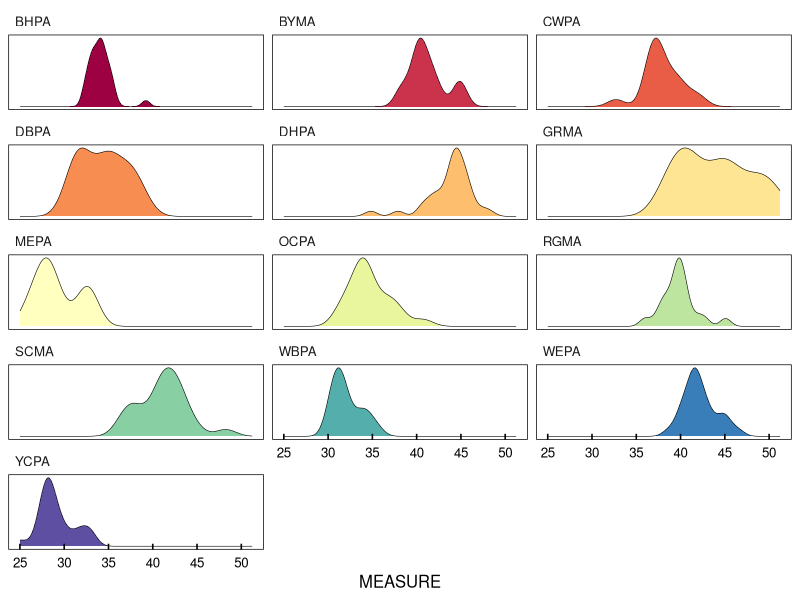
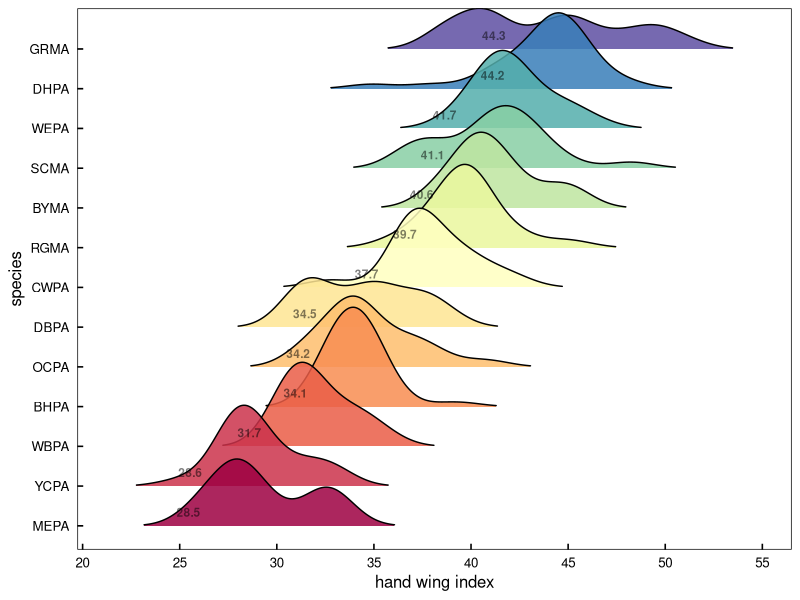
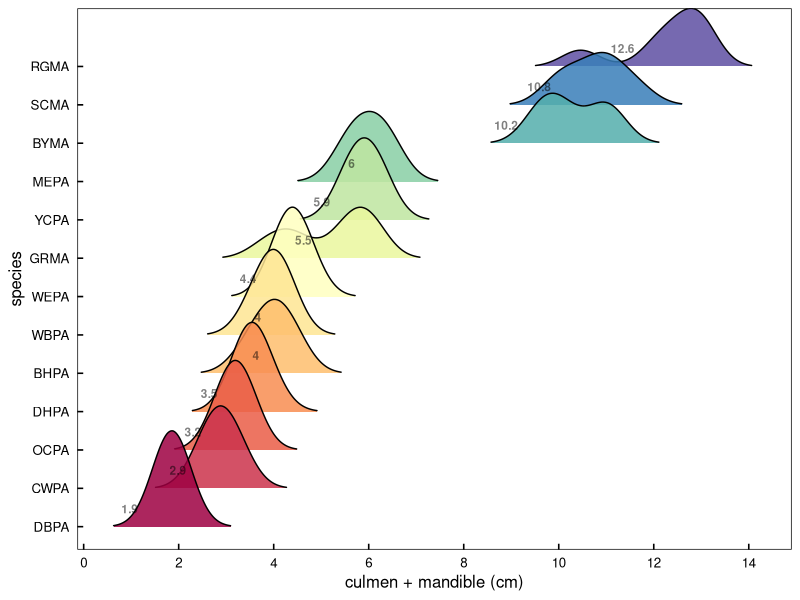
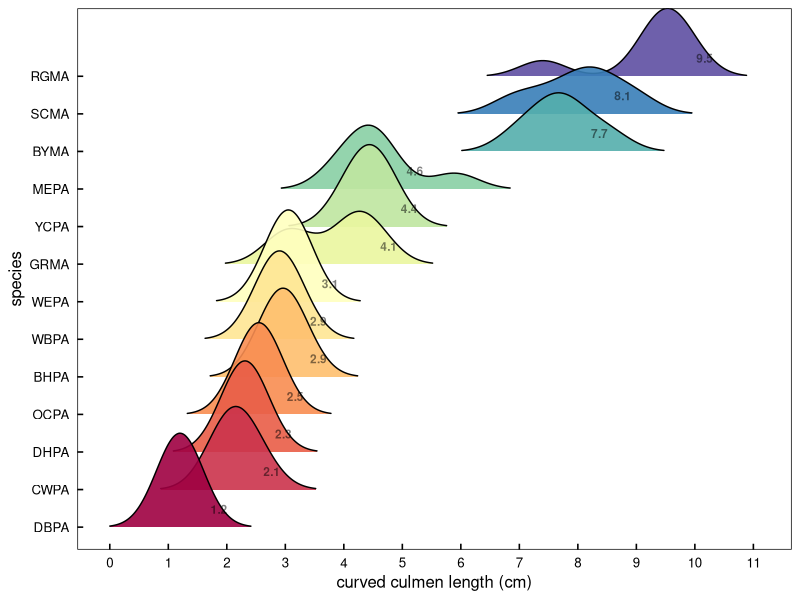
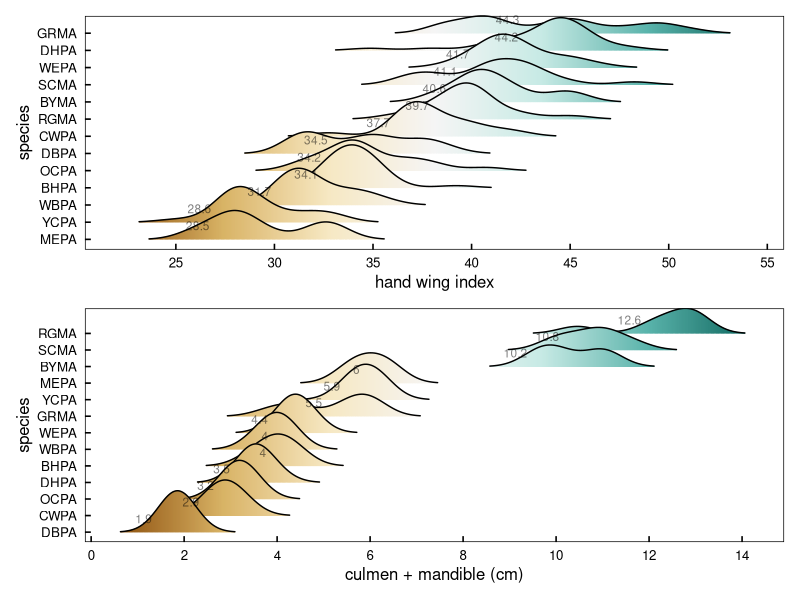
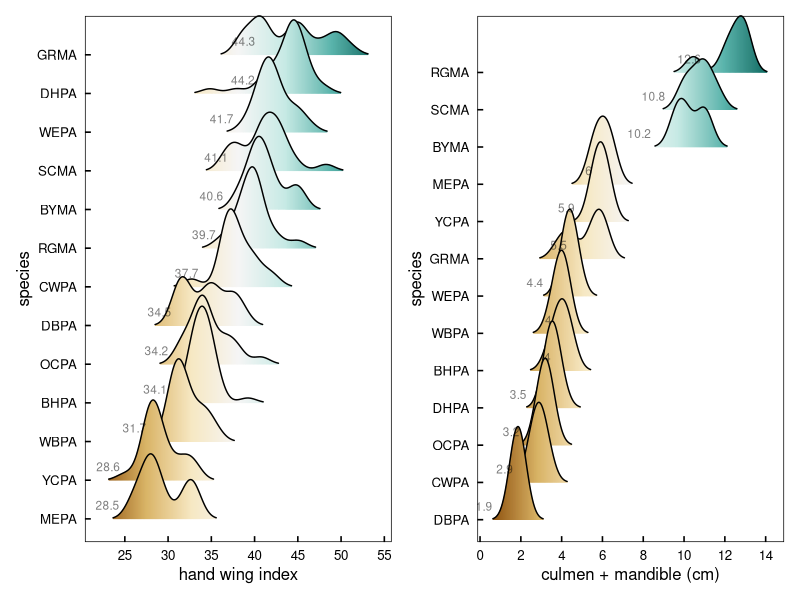

Source code (R) for these figures, in order:
#### this script is exploring the morphometric data 
#### from parrots, macaws, and parakeets measured in museums
#### interested in factors contributing to social roles and hierarchies


library(ggplot2)      # plotting and viz
library(plyr)         # legacy df manipulation
library(dplyr)        # variable grouping and manipulation
library(reshape)      # legacy df manipulation
library(data.table)   # legacy functions on df 
library(tidyr)        # gathering and spreading
library(zoo)          # roll mean
library(ggthemes)     # helpful ggplot themes
library(forcats)
library(scales)
library(RColorBrewer) # pretty colors
library(ggridges)
library(colorspace)
library(patchwork)


# my custom ggplot theme
# I loathe the default thick grey lines
themeKV <- theme_few()+
  theme(strip.background = element_blank(),
        axis.line = element_blank(),
        axis.text.x = element_text(colour = "black", margin = margin(0.2, unit = "cm")),
        axis.text.y = element_text(colour = "black", margin = margin(c(1, 0.2), unit = "cm")),
        axis.ticks.x = element_line(colour = "black"), axis.ticks.y = element_line(colour = "black"),
        axis.ticks.length=unit(-0.15, "cm"),element_line(colour = "black", linewidth=.25),
        panel.border = element_rect(colour = "black", fill=NA, linewidth=.5),
        legend.title=element_blank(),
        strip.text=element_text(hjust=0))


#### read in morphometric data
# setwd("/Users/kylevanhoutan/colpa_flock/")
morphs <- read.csv('data/museo_morphs.csv')

#### subset full data set for just wing data 
# focusing here on dispersal ability, so pulling "wing_Hwi" 
# wing_Hwi = hand wing index from Claramunt & Wright 2017, https://doi.org/10.1201/9781315120454
morph_HWi <- subset(morphs, MORPH == "wing_Hwi")
morph_HWi <- morph_HWi[!(morph_HWi$CODE == ""), ]  # remove blank entries in species CODE, for congeners that haven't been rescaled and assigned a CODE

# make a density plot, facet by species CODE
colourCount = length(unique(morph_HWi$CODE)) # but first expand the 11 brewer palette categories
getPalette = colorRampPalette(brewer.pal(11, "Spectral")) # interpolate colors to fit the 13 parrot species

# then make the plot and call in the expanded Brewer pal
ggplot(morph_HWi, aes(x = MEASURE, fill = CODE)) + 
  themeKV + theme(legend.position = "none") +
  scale_fill_manual(values = getPalette(colourCount)) +
  #  scale_fill_brewer(palette = "Spectral") +
  theme(axis.text.y = element_blank(),
        axis.title.y = element_blank(),
        axis.ticks.y = element_blank()) +
    geom_density(size = 0.2) +
  facet_wrap(~CODE, ncol=3, scales = "free_y") +
  scale_x_continuous(breaks = seq(20, 50, by = 5))

# same data, but using ridgeline plot w/o faceting
# again use above expanded Brewer palette
ggplot(morph_HWi, aes(x = MEASURE, y = fct_reorder(CODE,MEASURE), fill = fct_reorder(CODE,MEASURE))) + 
# both y and fill are reordered by CODE's median value of MEASURE 
  themeKV + theme(legend.position = "none") +
  scale_fill_manual(values = getPalette(colourCount)) +
  geom_density_ridges(scale = 2.5, alpha = 0.85, size = 0.2, rel_min_height = 0.01, bandwidth = 1.2) +
  stat_summary(geom = "text", fontface = "bold", alpha = 0.5, size = 3, vjust = -1, hjust = 3,
               fun = "median", aes(label = round(after_stat(x), 1))) +
  scale_x_continuous(breaks = seq(20, 60, by = 5)) + 
  xlab("hand wing index") + ylab("species")


# same data, but ridgeline plot continuous x axis fill 
p1 <- ggplot(morph_HWi, aes(x = MEASURE, y = fct_reorder(CODE,MEASURE), fill = after_stat(x))) + 
  # just y is reordered by CODE's median value of MEASURE of HWi 
  themeKV + theme(legend.position = "none") +
  scale_fill_distiller(#type = "div",
                       palette = "BrBG",
                       direction = 1) +
  geom_density_ridges_gradient(scale = 2.5, alpha = 0.85, size = 0.25, rel_min_height = 0.01, bandwidth = 1) +
  stat_summary(geom = "text", alpha = 0.5, size = 3, vjust = -1, hjust = 2.5,
               fun = "median", aes(label = round(after_stat(x), 1))) +
  scale_x_continuous(breaks = seq(25, 55, by = 5)) + 
  xlab("hand wing index") + ylab("species")


#### subset full data set for beak data
# focusing here on beak as a weapon, so want size
# pulling "culm_mand_SL" 
# culm_mand_SL = cumulative straight length of culmen and mandible in cm
morph_CMs <- subset(morphs, MORPH == "culm_mand_SL")
morph_CMs <- morph_CMs[!(morph_CMs$CODE == ""), ]  # remove blank entries in species CODE, for congeners that haven't been rescaled and assigned a CODE


colourCount = length(unique(morph_CMs$CODE))
getPalette = colorRampPalette(brewer.pal(11, "Spectral"))

# make ridgeline/joy plot of beak size
ggplot(morph_CMs, aes(x = MEASURE, y = fct_reorder(CODE,MEASURE), fill = fct_reorder(CODE,MEASURE))) + 
  # both y and fill are reordered by CODE's median value of MEASURE 
  themeKV + theme(legend.position = "none") +
  scale_fill_manual(values = getPalette(colourCount)) +
  geom_density_ridges(scale = 2.5, alpha = 0.85, size = 0.25, rel_min_height = 0.01, bandwidth = 0.4) +
  stat_summary(geom = "text", fontface = "bold", alpha = 0.5, size = 3, vjust = -1.5, hjust = 3,
               fun = "median", aes(label = round(after_stat(x), 1))) +
  scale_x_continuous(breaks = seq(0, 16, by = 2)) + 
  xlab("culmen + mandible (cm)") + ylab("species")


# same data, but ridgeline plot continuous x axis fill 
p2 <- ggplot(morph_CMs, aes(x = MEASURE, y = fct_reorder(CODE,MEASURE), fill = after_stat(x))) + 
  # just y is reordered by CODE's median value of MEASURE of CMs
  themeKV + theme(legend.position = "none") +
  scale_fill_distiller(type = "div",
                       palette = "BrBG",
                       direction = 1) +
  geom_density_ridges_gradient(scale = 2.5, alpha = 0.85, size = 0.25, rel_min_height = 0.01, bandwidth = 0.4) +
  stat_summary(geom = "text", alpha = 0.5, size = 3, vjust = -1, hjust = 2.5,
               fun = "median", aes(label = round(after_stat(x), 1))) +
  scale_x_continuous(breaks = seq(0, 16, by = 2)) + 
  xlab("culmen + mandible (cm)") + ylab("species")



#### subset full data set for beak data
# focusing here on beak as a weapon, so want size
# pulling "culmen_CL" 
# culmen_CL = curved culmen length in cm
morph_CCL <- subset(morphs, MORPH == "culmen_CL")
morph_CCL <- morph_CCL[!(morph_CCL$CODE == ""), ]  # remove blank entries in species CODE, for congeners that haven't been rescaled and assigned a CODE

colourCount = length(unique(morph_CCL$CODE))
getPalette = colorRampPalette(brewer.pal(11, "Spectral"))

# make ridgeline/joy plot of beak size
ggplot(morph_CCL, aes(x = MEASURE, y = fct_reorder(CODE,MEASURE), fill = fct_reorder(CODE,MEASURE))) + 
  # both y and fill are reordered by CODE's median value of MEASURE 
  themeKV + theme(legend.position = "none") +
  scale_fill_manual(values = getPalette(colourCount)) +
  geom_density_ridges(scale = 2.5, alpha = 0.9, size = 0.25, rel_min_height = 0.01, bandwidth = 0.4) +
  scale_x_continuous(breaks = seq(0, 12, by = 1)) + 
  stat_summary(geom = "text", fontface = "bold", alpha = 0.5, size = 3, vjust = -1.5, hjust = -1.8,
               fun = "median", aes(label = round(after_stat(x), 1))) +
  xlab("curved culmen length (cm)") + ylab("species")


# 1 col vers
p1 / p2

# 2 col vers 
p1 + p2
